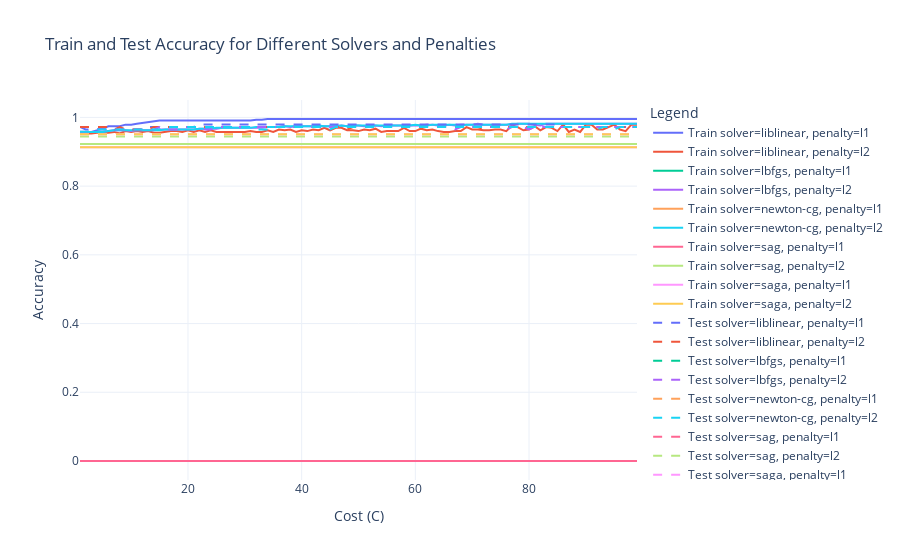

Source (notebook cell):
### Code cell
import numpy as np
from sklearn.linear_model import LogisticRegression
import plotly.graph_objects as go
import itertools

train_accuracies = {}
test_accuracies = {}
costs = np.arange(1, 100, step=1)
solvers = ['liblinear', 'lbfgs', 'newton-cg', 'sag', 'saga']
penalties = ['l1', 'l2']

# 모든 조합 생성
combinations = list(itertools.product(solvers, penalties))

for solver, penalty in combinations:
    train_accuracy = []
    test_accuracy = []
    for C in costs:
        # 일부 조합은 호환되지 않으므로 try-except 블록을 사용
        try:
            wine_logleg = LogisticRegression(C=C, max_iter=10000, penalty=penalty, solver=solver)
            wine_logleg.fit(X_train, y_train)
            train_accuracy.append(wine_logleg.score(X_train, y_train))
            test_accuracy.append(wine_logleg.score(X_test, y_test))
        except Exception as e:
            # 호환되지 않는 조합의 경우 정확도를 0으로 설정
            train_accuracy.append(0)
            test_accuracy.append(0)

    combo_label = f'solver={solver}, penalty={penalty}'
    train_accuracies[combo_label] = train_accuracy
    test_accuracies[combo_label] = test_accuracy

# 그래프 그리기
fig = go.Figure()

for label, train_acc in train_accuracies.items():
    fig.add_trace(go.Scatter(x=costs, y=train_acc, mode='lines', name=f'Train {label}'))

for label, test_acc in test_accuracies.items():
    fig.add_trace(go.Scatter(x=costs, y=test_acc, mode='lines', name=f'Test {label}', line=dict(dash='dash')))

fig.update_layout(
    title='Train and Test Accuracy for Different Solvers and Penalties',
    xaxis_title='Cost (C)',
    yaxis_title='Accuracy',
    legend_title='Legend',
    template='plotly_white'
)

fig.show()
